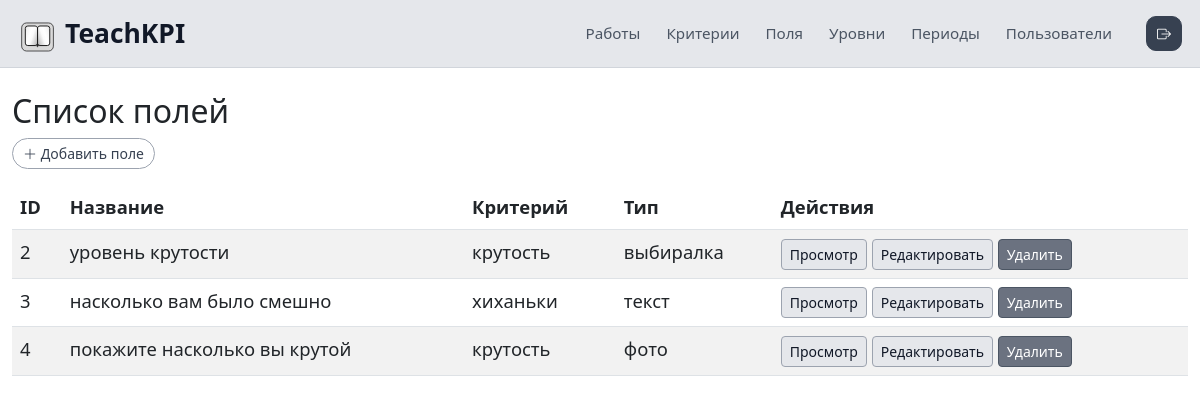
The app's page /dashboard/fields/ (signed in), older data.
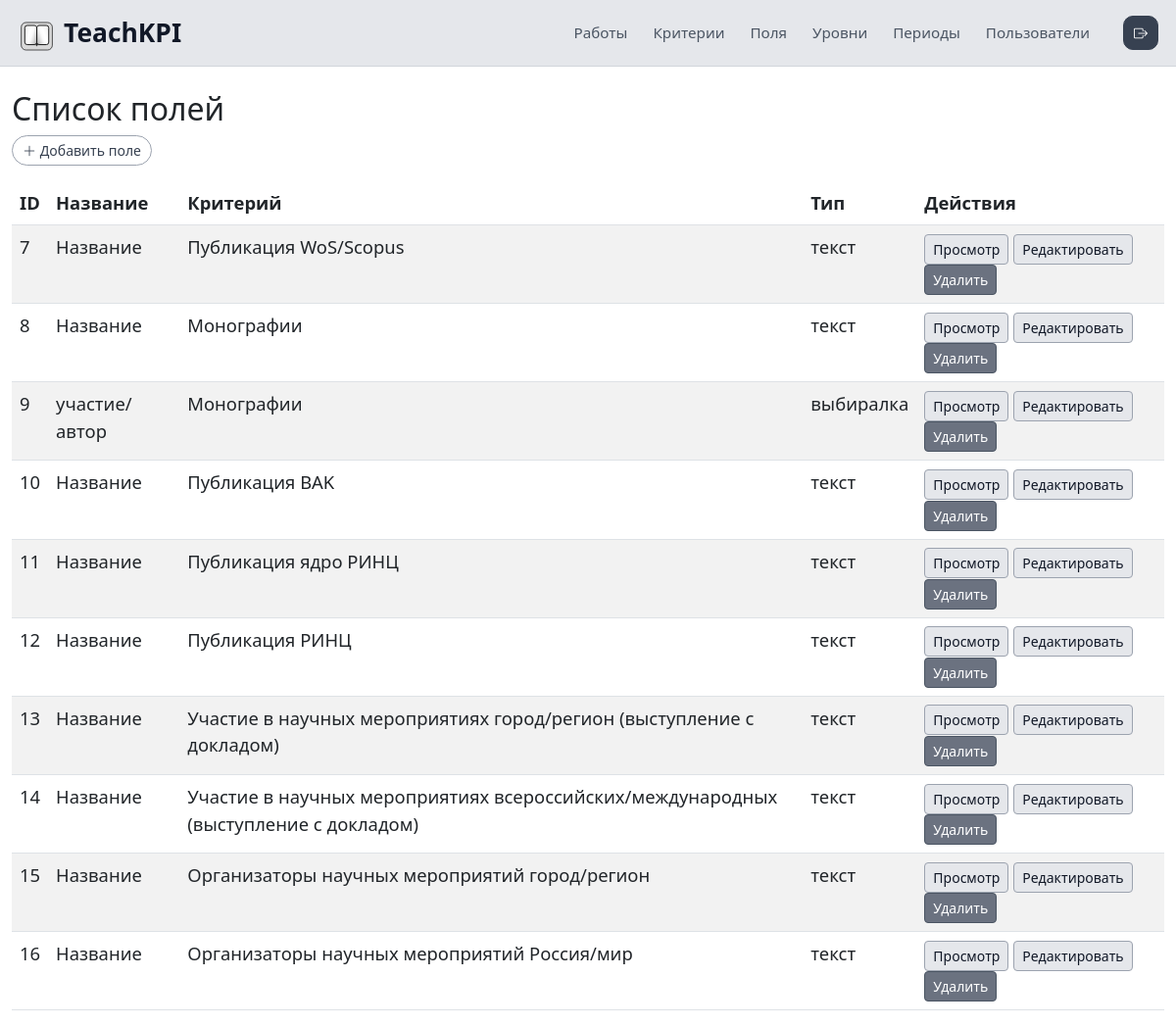
The same page, newer data.
### main/models.py (models this page shows, shortened)
class Field(models.Model):
    class TypeChoices(models.TextChoices):
        TEXT = 'text', 'текст'
        CHOOSER = 'chooser', 'выбиралка'
        PHOTO = 'photo', 'фото'
    id = models.AutoField(primary_key=True, db_column='ID')
    caption = models.CharField(max_length=255, db_column='Caption')
    criterion = models.ForeignKey(
        Criterion,
        on_delete=models.CASCADE,
        db_column='criterionsID',
        related_name='fields'
    )
    type = models.CharField(
        max_length=20,
        choices=TypeChoices.choices,
        default=TypeChoices.TEXT,
        db_column='Type'
    )
    class Meta:
        db_table = 'Fields'

class Criterion(models.Model):
    id = models.AutoField(primary_key=True, db_column='ID')
    name = models.CharField(
        max_length=255,
        unique=True,
        db_column='Name',
        verbose_name='Название',
    )
    work = models.ForeignKey(
        Work,
        on_delete=models.CASCADE,
        db_column='WorksID',
        related_name='criterions',
        verbose_name='Работа',
    )
    ratio = models.FloatField(default=1.0, db_column='Ratio', verbose_name='Коэффициент')
    class Meta:
        db_table = 'criterions'

### main/views.py (the view)
# urls.py: path('fields/', views.FieldListView.as_view(), name='field_list'),
class FieldListView(AdminRequiredMixin, ListView):
    model = Field
    template_name = 'main/field/field_list.html'
    context_object_name = 'fields'

### main/views.py (called while the page is built)
def is_admin(user):
    return user.is_authenticated and user.role == 'admin'

    @method_decorator(user_passes_test(is_admin))
    def dispatch(self, *args, **kwargs):
        return super().dispatch(*args, **kwargs)

### main/templates/main/field/field_list.html
{% extends 'main/base_dashboard.html' %}
{% block content %}
<h2>Список полей</h2>
<a href="{% url 'field_create' %}" class="btn btn-sm btn-icon-outline mb-3">
    <i class="bi bi-plus-lg"></i> Добавить поле
</a>
<table class="table table-striped">
    <thead>
        <tr>
            <th>ID</th>
            <th>Название</th>
            <th>Критерий</th>
            <th>Тип</th>
            <th>Действия</th>
        </tr>
    </thead>
    <tbody>
        {% for field in fields %}
        <tr>
            <td>{{ field.id }}</td>
            <td>{{ field.caption }}</td>
            <td>{{ field.criterion.name }}</td>
            <td>{{ field.get_type_display }}</td>
            <td>
                <a href="{% url 'field_detail' field.pk %}" class="btn btn-sm btn-info">Просмотр</a>
                <a href="{% url 'field_update' field.pk %}" class="btn btn-sm btn-warning">Редактировать</a>
                <a href="{% url 'field_delete' field.pk %}" class="btn btn-sm btn-danger">Удалить</a>
            </td>
        </tr>
        {% empty %}
        <tr>
            <td colspan="5">Нет полей</td>
        </tr>
        {% endfor %}
    </tbody>
</table>
{% endblock %}

Row changes from the older to the newer data that the page shows:
removed Field: id "2", caption "уровень крутости", criterion.name "крутость", type "выбиралка"
removed Field: id "3", caption "насколько вам было смешно", criterion.name "хиханьки", type "текст"
removed Field: id "4", caption "покажите насколько вы крутой", criterion.name "крутость", type "фото"
added Field: id "7", caption "Название", criterion.name "Публикация WoS/Scopus", type "текст"
added Field: id "8", caption "Название", criterion.name "Монографии", type "текст"
added Field: id "9", caption "участие/автор", criterion.name "Монографии", type "выбиралка"
added Field: id "10", caption "Название", criterion.name "Публикация BAK", type "текст"
added Field: id "11", caption "Название", criterion.name "Публикация ядро РИНЦ", type "текст"
added Field: id "12", caption "Название", criterion.name "Публикация РИНЦ", type "текст"
added Field: id "13", caption "Название", criterion.name "Участие в научных мероприятиях город/регион (выступление с докладом)", type "текст"
added Field: id "14", caption "Название", criterion.name "Участие в научных мероприятиях всероссийских/международных (выступление с докладом)", type "текст"
added Field: id "15", caption "Название", criterion.name "Организаторы научных мероприятий город/регион", type "текст"
added Field: id "16", caption "Название", criterion.name "Организаторы научных мероприятий Россия/мир", type "текст"
